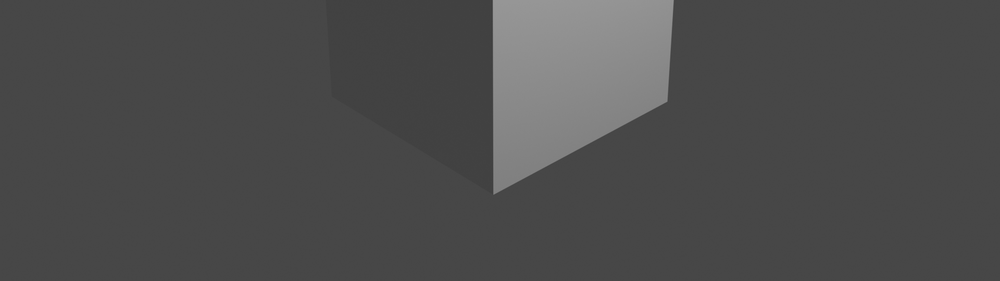
#> input picture images/0.png, 1000 x 281 px, shrunk from 1920 x 540 before the run; its folder holds 2 pictures in this run
$ python images.py
#> lines starting #> are read from the running program, lines starting #| are printed output that depends on the picture
from abc import ABC, abstractmethod
import sys
import os
from PIL import Image
from matplotlib import image
from matplotlib import pyplot

class Images(ABC):
    def __init__(self, img_path="images"):
        self._is_invalid = False
        self._images = []
        current_file_path = os.path.dirname(os.path.realpath(__file__))
        img_dir_path = os.path.join(current_file_path, img_path)

        if (self.__check_dir_validity(img_dir_path)):
            self.__set_image_dir(img_dir_path)
            self._is_invalid = True
        else:
            print("Given image directory is invalid")

    def __check_dir_validity(self, dir_path):
        return os.path.exists(dir_path)

    def __set_image_dir(self, dir_path):
        self.img_dir_path = dir_path

    def get_images_from_dir(self, get_image):
        for file in sorted(os.listdir(self.img_dir_path)):
            img_path = os.path.join(self.img_dir_path, file)

            if (os.path.isfile(img_path)):
                get_image(img_path)

    @abstractmethod
    def get_image(self, path):
        pass

    def get_images(self):
        return self._images


class Matplot_Images(Images):
    def __init__(self, img_path="images"):
        # Super class initialises image directory
        super().__init__(img_path)

        if(self._is_invalid):
            self.get_images_from_dir(self.get_image)
            if(len(self._images) == 0):
                print("No images were found")

    def get_image(self, path):
#> called with path = 'images/0.png'
        self._images.append(image.imread(path))


class PIL_Images(Images):
    def __init__(self, img_path="images"):
        # Super class initialises image directory
        super().__init__(img_path)

        if(self._is_invalid):
            self.get_images_from_dir(self.get_image)
            if(len(self._images) == 0):
                print("No images were found")

    def get_image(self, path):
        self._images.append(Image.open(path))


if __name__ == "__main__":
    if len(sys.argv) > 1:
        img_dir = sys.argv[1]
        mpl_images = Matplot_Images(img_dir)
        pil_images = PIL_Images(img_dir)
    else:
        mpl_images = Matplot_Images()
        pil_images = PIL_Images()

    if (len(mpl_images.get_images()) > 0):
        for img in mpl_images.get_images():
            print(img.shape)
            pyplot.imshow(img)
#> this loop made 2 passes
#| (281, 1000, 4)
#| (281, 1000, 4)

        for img in pil_images.get_images():
            print(img.size)
            pyplot.imshow(img)
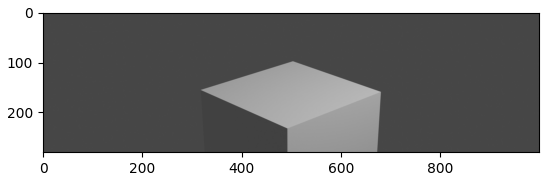
#> figure drawn by matplotlib, 1 panel
